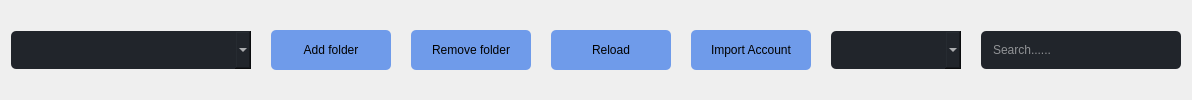
                   <widget class="QWidget" name="page_account">
                    <layout class="QVBoxLayout" name="verticalLayout_2">
                     <item>
                      <widget class="QWidget" name="widget_3" native="true">
                       <property name="minimumSize">
                        <size>
                         <width>0</width>
                         <height>50</height>
                        </size>
                       </property>
                       <property name="maximumSize">
                        <size>
                         <width>16777215</width>
                         <height>50</height>
                        </size>
                       </property>
                       <property name="styleSheet">
                        <string notr="true">QPushButton:pressed {
font: 10pt &quot;Alata&quot;;
    background-color: qlineargradient(spread:pad, x1:0, y1:0, x2:0, y2:1,   stop:0 rgba(60, 186, 162, 255), stop:1 rgba(98, 211, 162, 255))
}
QPushButton {
   
	background-color: rgb(111, 155, 234);
     border-radius: 5px;
}

QPushButton:disabled {
    background-color: rgb(170, 170, 127)
}
QLineEdit {
font: 10pt &quot;Alata&quot;;
background-color: rgb(52, 59, 72);
color: rgb(255, 255, 255);
	border-radius: 5px;

	padding-left: 10px;
}
QLineEdit:hover {
	border: 2px solid rgb(64, 71, 88);
}
QLineEdit:focus {
	border: 2px solid rgb(91, 101, 124);
}</string>
                       </property>
                       <layout class="QHBoxLayout" name="horizontalLayout_26">
                        <property name="spacing">
                         <number>20</number>
                        </property>
                        <property name="leftMargin">
                         <number>0</number>
                        </property>
                        <property name="topMargin">
                         <number>0</number>
                        </property>
                        <property name="rightMargin">
                         <number>0</number>
                        </property>
                        <property name="bottomMargin">
                         <number>0</number>
                        </property>
                        <item>
                         <widget class="QComboBox" name="comboBox">
                          <property name="minimumSize">
                           <size>
                            <width>240</width>
                            <height>38</height>
                           </size>
                          </property>
                          <property name="maximumSize">
                           <size>
                            <width>300</width>
                            <height>16777215</height>
                           </size>
                          </property>
                          <property name="styleSheet">
                           <string notr="true">QComboBox{
font: 10pt &quot;Alata&quot;;
background-color: rgb(33, 37, 43);
color: rgb(255, 255, 255);
	border-radius: 5px;

	padding: 5px;
	padding-left: 10px;
}
QComboBox:hover{
	border: 2px solid rgb(64, 71, 88);
}
QComboBox QAbstractItemView {
color: rgb(170, 0, 255);
	background-color: rgb(239, 238, 254);
	padding: 10px;
	selection-background-color: rgb(39, 44, 54);
	border:none
}</string>
                          </property>
                         </widget>
                        </item>
                        <item>
                         <widget class="QPushButton" name="pushButton_3">
                          <property name="minimumSize">
                           <size>
                            <width>120</width>
                            <height>40</height>
                           </size>
                          </property>
                          <property name="maximumSize">
                           <size>
                            <width>16777215</width>
                            <height>16777215</height>
                           </size>
                          </property>
                          <property name="styleSheet">
                           <string notr="true">font: 9pt &quot;Alata&quot;;</string>
                          </property>
                          <property name="text">
                           <string>Add folder</string>
                          </property>
                         </widget>
                        </item>
                        <item>
                         <widget class="QPushButton" name="pushButton_11">
                          <property name="minimumSize">
                           <size>
                            <width>120</width>
                            <height>40</height>
                           </size>
                          </property>
                          <property name="maximumSize">
                           <size>
                            <width>16777215</width>
                            <height>16777215</height>
                           </size>
                          </property>
                          <property name="styleSheet">
                           <string notr="true">font: 9pt &quot;Alata&quot;;</string>
                          </property>
                          <property name="text">
                           <string>Remove folder</string>
                          </property>
                         </widget>
                        </item>
                        <item>
                         <widget class="QPushButton" name="pushButton_2">
                          <property name="minimumSize">
                           <size>
                            <width>120</width>
                            <height>40</height>
                           </size>
                          </property>
                          <property name="maximumSize">
                           <size>
                            <width>16777215</width>
                            <height>16777215</height>
                           </size>
                          </property>
                          <property name="styleSheet">
                           <string notr="true">font: 9pt &quot;Alata&quot;;</string>
                          </property>
                          <property name="text">
                           <string>Reload</string>
                          </property>
                         </widget>
                        </item>
                        <item>
                         <widget class="QPushButton" name="pushButton">
                          <property name="minimumSize">
                           <size>
                            <width>120</width>
                            <height>40</height>
                           </size>
                          </property>
                          <property name="maximumSize">
                           <size>
                            <width>16777215</width>
                            <height>16777215</height>
                           </size>
                          </property>
                          <property name="styleSheet">
                           <string notr="true">font: 9pt &quot;Alata&quot;;</string>
                          </property>
                          <property name="text">
                           <string>Import Account</string>
                          </property>
                         </widget>
                        </item>
                        <item>
                         <widget class="QComboBox" name="comboBox_5">
                          <property name="minimumSize">
                           <size>
                            <width>130</width>
                            <height>38</height>
                           </size>
                          </property>
                          <property name="styleSheet">
                           <string notr="true">QComboBox{
font: 10pt &quot;Alata&quot;;
background-color: rgb(33, 37, 43);
color: rgb(255, 255, 255);
	border-radius: 5px;

	padding: 5px;
	padding-left: 10px;
}
QComboBox:hover{
	border: 2px solid rgb(64, 71, 88);
}
QComboBox QAbstractItemView {
color: rgb(170, 0, 255);
	background-color: rgb(239, 238, 254);
	padding: 10px;
	selection-background-color: rgb(39, 44, 54);
	border:none
}</string>
                          </property>
                         </widget>
                        </item>
                        <item>
                         <widget class="QLineEdit" name="lineEdit">
                          <property name="minimumSize">
                           <size>
                            <width>200</width>
                            <height>38</height>
                           </size>
                          </property>
                          <property name="maximumSize">
                           <size>
                            <width>300</width>
                            <height>16777215</height>
                           </size>
                          </property>
                          <property name="styleSheet">
                           <string notr="true">background-color: rgb(33, 37, 43);</string>
                          </property>
                          <property name="placeholderText">
                           <string>Search......</string>
                          </property>
                         </widget>
                        </item>
                       </layout>
                      </widget>
                     </item>
                    </layout>
                   </widget>
